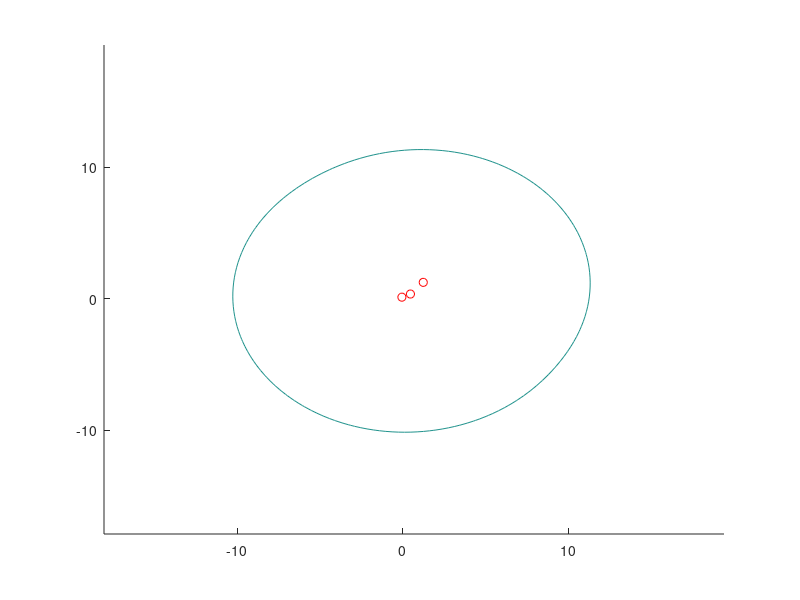
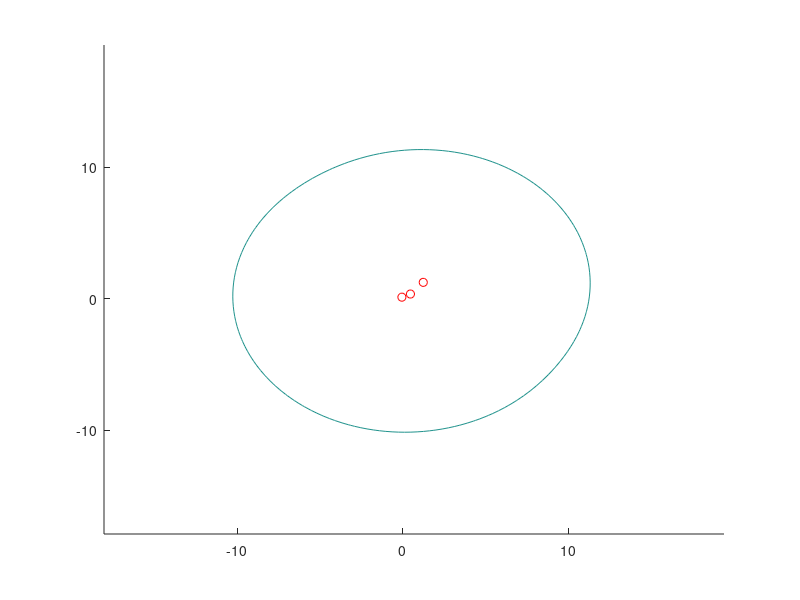

Here is the MATLAB script that generated these plots, in order:
function fin()

disp('Bonjour Monsieur et bienvenue dans la fonction Pseudospectre qui correspond au programme de Gershgorin:')

%%% Variables %%%

n = 3; %Taille de la matrice qu'il sera possible de changer 
A=ones(n,n);
eps=10; 

%%% Fonctions %%%
% 1. Premiere fonction Random
% Fonction qui va donner un nombre aleatoire pour les nombres reels
% et les nombres imaginaires 

j = sqrt(-1);
A = rand(n) + j*rand(n);
%2. Fonction qui va tracer le disque de Gershgorin

[X,Y] = gershdisc(A,eps)

%3. Fonction SVD qui va nous servir pour GRID
[U,S,V]=svd(A); 

%4. Fonction GRID
disp('sigmin:')
sigmin = grid1(A,X,Y,eps);

figure(1)
gershdisc(A,eps)
figure(2)
grid1(A,X,Y,eps)

end 

%%% Appel de fonctions %%%

function [X,Y] = gershdisc(A,eps)

%1ere etape: si la matrice n'est pas carree -> erreur 

if size(A,1) ~= size(A,2)
    error('La matrice que vous avez choisi n est pas carrée');
    return;
end

%2nd etape: creation du grillage avec elements imaginaires et reels 
n=size(A,1);  
X = [0,0]; % X = [xmin,xmax]
Y = [0,0]; % Y = [ymin,ymax]

for i=1:size(A,1)
    h=real(A(i,i));
    k=imag(A(i,i)); %Nombres imaginaires et reels 
    r=0;
    for j=1:size(A,1)
       if i ~= j 
           r=r+(norm(A(i,j))); %Calcul du rayon qui est la somme des normes pour i!=j
       end
    
    end 
    r = r + sqrt(size(A,1))*eps;

%3eme etape: Trace des elements 

%A. Le cercle 

    N=256; 
    t=(0:N)*2*pi/N;
    if ((h+r) > X(2))
        X(2) = h+r;
    end
    if ((k+r) > Y(2))
        Y(2) = k+r;
    end
    if ((h-r)<X(1))
        X(1) = h-r;
    end
    if ((k-r)<Y(1))
        Y(1) = k-r;
    end
%B. Le vecteur

    %plot( r*cos(t)+h, r*sin(t)+k ,'-');
    
%C. Le centre du cercle 

    %hold on;
    %plot( h, k,'+');
end

%D. Pour avoir des axes egaux

%axis equal;

%E. Valeurs propres 

ev=eig(A);
%for i=1:size(ev)
    %rev=plot(real(ev(i)),imag(ev(i)),'ro');
    %title('Cercle de Gershgorin')
    %xlabel('Axe reel')
    %ylabel('Axe Imaginaire')
%end
%hold off;
%legend(rev,'Valeurs propres');

end

function sigmin=grid1(A,X,Y,eps)

% X et Y contiennent la limite du rectangle

N=100; 
i=sqrt(-1); 
pasX = (X(2)-X(1))/(N-1);
pasY = (Y(2)-Y(1))/(N-1);
x = X(1):pasX:X(2);
y = Y(1):pasY:Y(2);
sigmin = zeros(N,N);

for k=1:N
    for j=1:N
        sigmin(j,k)=min(svd((x(k)+y(j)*i)*eye(size(A,1))-A)); 
    end 
end 
 
ev=eig(A);
hold on
for i=1:size(ev)
    rev=plot(real(ev(i)),imag(ev(i)),'ro');
end
contour(x,y,sigmin,[eps eps])
hold off

end 

